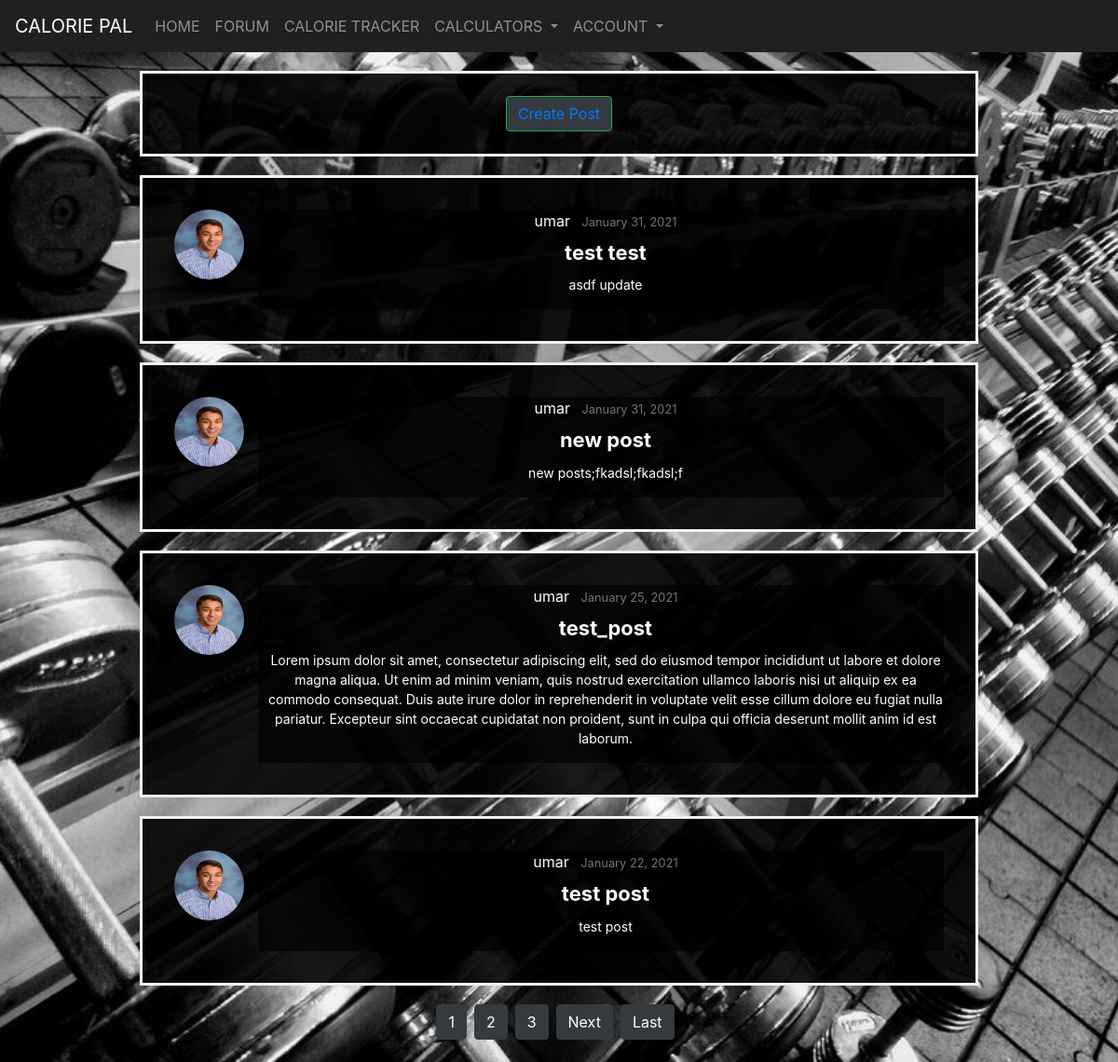
The app's page /forum/ with its own data.
### webpages/models.py (models this page shows, shortened)
class Post(models.Model):
    title = models.CharField(max_length=100)
    content = models.TextField()
    date_posted = models.DateTimeField(default=timezone.now)
    author = models.ForeignKey(User, on_delete=models.CASCADE)

### users/models.py (models this page shows, shortened)
class Profile(models.Model):
    user = models.OneToOneField(User, on_delete=models.CASCADE)
    image = models.ImageField(default='default.jpg', upload_to='profile_pics')

### webpages/views.py (the view)
# urls.py: path('forum/', PostListView.as_view(), name='forum'),
class PostListView(ListView):
    model = Post
    template_name = 'webpages/forum.html'  # <app>/<model?_<viewtype>/html
    context_object_name = 'posts'
    ordering = ['-date_posted']
    paginate_by = 4

### webpages/templates/webpages/forum.html (shortened to what this page needs)
{% extends "webpages/base.html" %}
{% block content %}
    <div class="wrapper-forum">
        <div class="new-post-box">
            <button class="btn btn-dark btn-outline-success"><a href="/forum/new/" class="text-decoration-none">Create Post</a></button>
        </div>
    </div>
    {% for post in posts %}
        <div class="wrapper-forum">
            <article class="media content-section profile-dim">
              <img class="rounded-circle account-img" src="{{ post.author.profile.image.url }}">
              <div class="media-body wrapper-post">
                <div class="article-metadata">
                  <a class="mr-2">{{ post.author }}</a>
                  <small class="text-muted">{{ post.date_posted|date:"F d, Y" }}</small>
                </div>
                <h2><a class="article-title" href="{% url 'forum-detail' post.id %}">{{ post.title }}</a></h2>
                <p class="article-content">{{ post.content }}</p>
              </div>
            </article>
        </div>
    {% endfor %}
<div class="pagination pagination-custom justify-content-center">
    {% if is_paginated %}
        {% for num in page_obj.paginator.page_range %}
            {% if page_obj.number == num %}
                <a class="btn btn-dark mb-4 mr-2" href="?page={{ num }}">{{ num }}</a>
            {% elif num > page_obj.number|add:'-3' and num < page_obj.number|add:'3' %}
                <a class="btn btn-dark mb-4 mr-2" href="?page={{ num }}">{{ num }}</a>
            {% endif %}
        {% endfor %}
        {% if page_obj.has_next %}
            <a class="btn btn-dark mb-4 mr-2" href="?page={{ page_obj.next_page_number }}">Next</a>
            <a class="btn btn-dark mb-4 mr-2" href="?page={{ page_obj.paginator.num_pages }}">Last</a>
        {% endif %}
    {% endif %}
</div>
{% endblock content %}

### webpages/templates/webpages/base.html (shortened to what this page needs)
<!DOCTYPE html>
{% load static %}
<html>
  <head>
    <link rel="stylesheet" href="https://maxcdn.bootstrapcdn.com/bootstrap/4.0.0/css/bootstrap.min.css">
    <link rel="stylesheet" href="https://stackpath.bootstrapcdn.com/bootstrap/4.5.2/css/bootstrap.min.css" />
    <link rel="stylesheet" type="text/css" href="{% static 'css/style.css' %}">
  </head>
  <body>
    <nav class=" navbar-expand-lg navbar navbar-dark nav-custom">
      <a class="navbar-brand" href="{% url 'home-page' %}">CALORIE PAL</a>
      <div class="collapse navbar-collapse" id="navbarSupportedContent">
        <ul class="navbar-nav mr-auto">
          <li class="nav-item">
            <a class="nav-link" href="{% url 'home-page' %}">HOME <span class="sr-only">(current)</span></a>
          </li>
          <li class="nav-item nav-custom">
            <a class="nav-link" href="{% url 'forum' %}">FORUM</a>
          </li>
          <li class="nav-item nav-custom">
            <a class="nav-link" href="{% url 'calorie-tracker' %}">CALORIE TRACKER</a>
          </li>
          <li class="nav-item dropdown">
            <a class="nav-link dropdown-toggle" href="#" id="navbarDropdown" role="button" data-toggle="dropdown" aria-haspopup="true" aria-expanded="false">
              CALCULATORS
            </a>
          </li>
          <li class="nav-item dropdown">
            <a class="nav-link dropdown-toggle" href="#" id="navbarDropdown" role="button" data-toggle="dropdown" aria-haspopup="true" aria-expanded="false">
              ACCOUNT
            </a>
          </li>
        </ul>
      </div>
    </nav>
      <div class="wrapper">
        {% block content %}
        {% endblock %}
      </div>
  </body>
</html>

### webpages/statics/css/style.css (style rules this page uses)
* { color: white; box-sizing: border-box; margin: 0; padding: 0; }
html { overflow: scroll; }
body { background-image: url("../images/dumbbell bg.jpg"); background-color: black; height: 100%; background-position: center; background-size: cover; background-attachment: fixed; }
.wrapper { margin-top: 20px; }
.nav-custom { background-color: #202020; }
.wrapper-forum { display: flex; text-align: center; flex-direction: column; gap: 1 px; background-color: rgb(0,0,0); background-color: rgba(0,0,0, 0.9); border: 3px solid #f1f1f1; padding: 2%; width: 900px; margin: 20px auto; }
.profile-dim { margin: 10px 10px 10px 10px; }
.profile-dim img { width: 100%; height: auto; position: relative; width: 75px; height: 75px; overflow: hidden; border-radius: 50%; }
.wrapper-post { margin-left: 15px; padding-left: 10px; background-color: rgba(0,0,0, 0.7); }
.wrapper-post a { color: white; text-decoration: none; }
.article-title { font-size: 22px; font-weight: bold; }
.wrapper-post p { font-size: 14px; }
.new-post-box { color: white; }

### records on screen
Post: author.profile.image (picture), author "umar", date_posted "January 31, 2021", title "test test", content "asdf update"
Post: author.profile.image (picture), author "umar", date_posted "January 31, 2021", title "new post", content "new posts;fkadsl;fkadsl;f"
Post: author.profile.image (picture), author "umar", date_posted "January 25, 2021", title "test_post", content "Lorem ipsum dolor sit amet, consectetur adipiscing elit, sed do eiusmod tempor incididunt ut labore et dolore magna aliqua. Ut enim ad minim veniam, quis nostrud exercitation ullamco laboris nisi ut aliquip ex ea commodo consequat. Duis aute irure dolor in reprehenderit in voluptate velit esse cillum dolore eu fugiat nulla pariatur. Excepteur sint occaecat cupidatat non proident, sunt in culpa qui officia deserunt mollit anim id est laborum."
Post: author.profile.image (picture), author "umar", date_posted "January 22, 2021", title "test post", content "test post"

### other values on screen
{{ num }} "1"
{{ num }} "2" "3"
